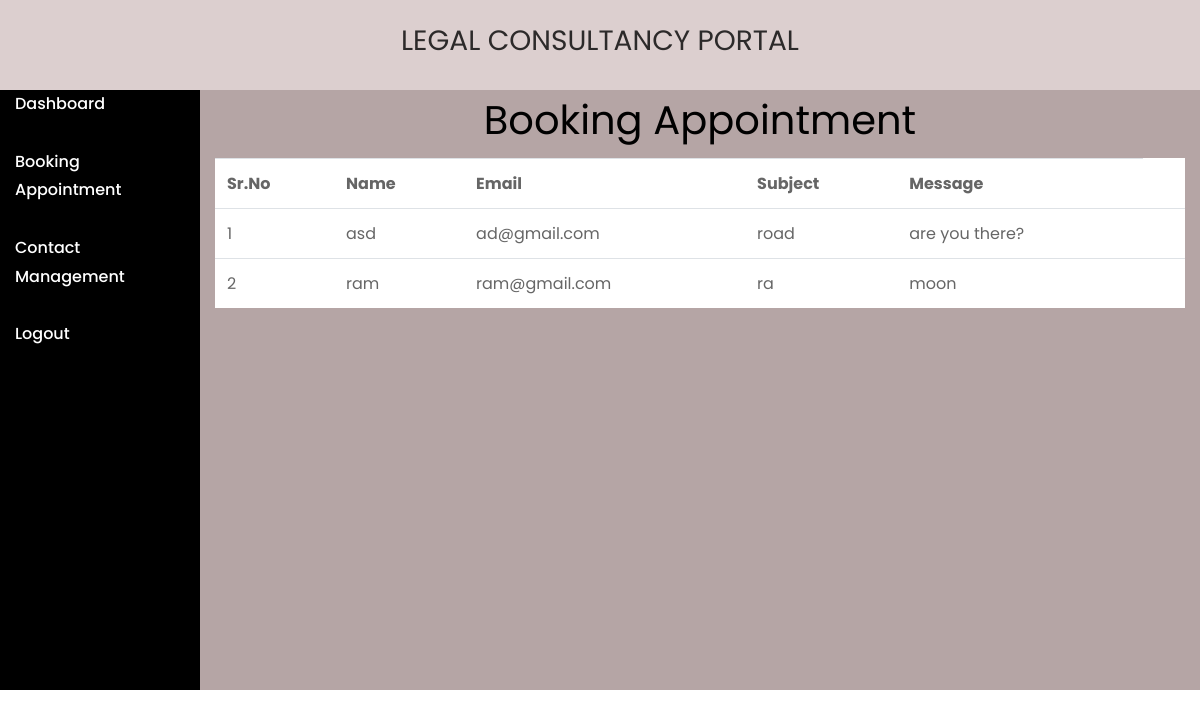
Page /admin/appointment.php (signed in) on the committed database.
### tables this page shows
CREATE TABLE `appointment` (
  `name` varchar(50) NOT NULL,
  `email` varchar(50) NOT NULL,
  `sub` varchar(100) NOT NULL,
  `msg` varchar(100) NOT NULL
);

### admin/appointment.php (the view, shortened to what this page needs)
<html>
<head>
    <link rel="stylesheet" href="css/open-iconic-bootstrap.min.css">
    <link rel="stylesheet" href="css/animate.css">
    <link rel="stylesheet" href="css/owl.carousel.min.css">
    <link rel="stylesheet" href="css/owl.theme.default.min.css">
    <link rel="stylesheet" href="css/magnific-popup.css">
    <link rel="stylesheet" href="css/aos.css">
    <link rel="stylesheet" href="css/ionicons.min.css">
    <link rel="stylesheet" href="css/flaticon.css">
    <link rel="stylesheet" href="css/icomoon.css">
    <link rel="stylesheet" href="css/style.css">
</head>
<body>
<div class="container-fluid">
<div class="row">
<div class="col-sm-12" style="min-height:90px;background:#DCCFCF;font-size:40px;text-align:center;">
<h3 style="margin-top:20px;">LEGAL CONSULTANCY PORTAL</h3>
</div></div>
<div class="row">
<div class="col-sm-2" style="min-height:500px;background:black;">
<a href="dashboard.php" style="text-decoration:none;margin-top:10px;color:white;font-weight:500;">Dashboard</a><br/><br/>
<a href="appointment.php" style="text-decoration:none;color:white;font-weight:500;">Booking Appointment</a><br/><br/>
<a href="contact.php" style="text-decoration:none;color:white;font-weight:500;">Contact Management</a><br/><br/>
<a href="logout.php" style="text-decoration:none;color:white;font-weight:500;">Logout</a><br/><br/>
</div>
<div class="col-sm-10" style="min-height:600px;background:#B5A5A5;">
<h1 style="text-align:center;color:black;">Booking Appointment</h1>
<table class="table table-responsiv" style="background:white;">
<tr>
<th>Sr.No</th>
<th>Name</th>
<th>Email</th>
<th>Subject</th>
<th>Message</th>
</tr>
<?php
$conn=mysqli_connect("localhost","root","","lawdb");
if($conn==true)
{
 $cmd="select * from appointment";
 $x=mysqli_query($conn,$cmd);
 if(mysqli_num_rows($x)>0)
 {
	 $a=0;
	while($row=mysqli_fetch_assoc($x))
	{
		$a++;
	echo "<tr><td>$a</td><td>".$row["name"]."</td><td>".$row["email"]."</td><td>".$row["sub"]."</td>
	<td>".$row["msg"]."</td><td><a href='../codes/delcon.php/?v=".$row["email"]."'><span class='fa fa-trash'></span></a></td></tr>";
	}
 }
 else
 {
	 echo "<tr><td colspan='5'>No Record Available into Database</td></tr>";
 }
}
?>
</table>
</div></div>
</div>
</body>
</html>

### rows in the picture
appointment: name "asd", email "ad@gmail.com", sub "road", msg "are you there?"
appointment: name "ram", email "ram@gmail.com", sub "ra", msg "moon"
